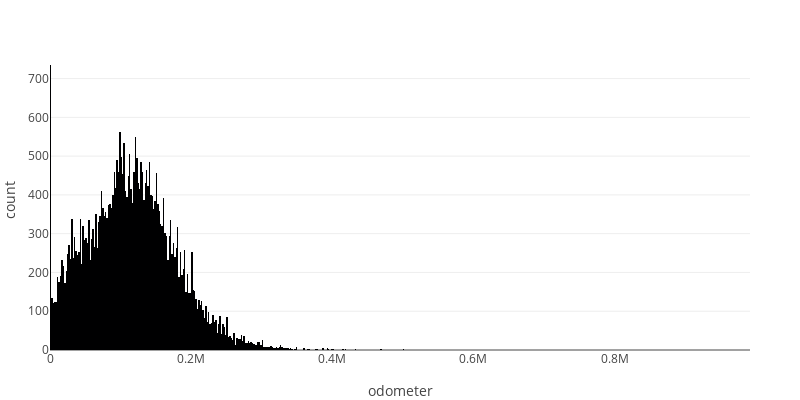

Write notebook code for a chart like this one.
### Markdown cell above
After doing some investigation, it seems that the share of 'new' cars doesn't seem to be the reason why the average price for the 'new' category is the highest.

### Code cell
fig = px.histogram(vehicles_df, x='odometer')
fig.update_layout(width=800, height=400, margin=dict(l=50, r=50, t=50, b=50))
fig

### Figure 1 — Plotly figure (JSON) as saved in the notebook; plotly's stock layout.template omitted (floating-point values rounded to 4 significant figures; data arrays with more than 128 entries replaced by an {"elided": "..."} marker saying what was removed)
{"data": [{"alignmentgroup": "True", "bingroup": "x", "hovertemplate": "odometer=%{x}<br>count=%{y}<extra></extra>", "legendgroup": "", "marker": {"color": "#000001", "pattern": {"shape": ""}}, "name": "", "offsetgroup": "", "orientation": "v", "showlegend": false, "type": "histogram", "x": {"elided": "36349 int values"}, "xaxis": "x", "yaxis": "y"}], "layout": {"barmode": "relative", "height": 400, "legend": {"tracegroupgap": 0}, "margin": {"b": 50, "l": 50, "r": 50, "t": 50}, "width": 800, "xaxis": {"anchor": "y", "domain": [0, 1], "title": {"text": "odometer"}}, "yaxis": {"anchor": "x", "domain": [0, 1], "title": {"text": "count"}}}}
